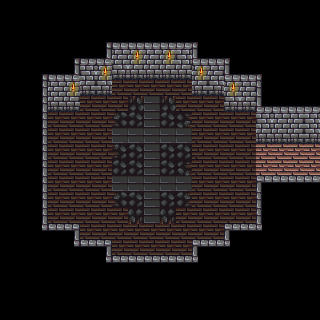

The image is a tile-based game level rendered from a .tmx file. Its description and source (layers, tilesets, objects; grid data summarised) follow:
An orthogonal 20x20 tile map with 16x16 px tiles, 10 tile layers (Ground, PhaseWalls, Walls, BottomWalls, ...), 2 tilesets.

<map version="1.10" tiledversion="1.11.2" orientation="orthogonal" renderorder="right-down" width="20" height="20" tilewidth="16" tileheight="16" infinite="0" nextlayerid="14" nextobjectid="1">
 <properties>
  <property name="unity:SortingLayer" value="Walls" />
  <property name="unity:SortingOrder" value="10" />
  <property name="unity:layer" value="IgnoreProjectile" />
 </properties>
 <tileset firstgid="1" source="../../Tilesets/SpriteSheetGeneral.tsx" />
 <tileset firstgid="109" source="../../Tilesets/NewWalls.tsx" />
 <layer id="1" name="Ground" width="20" height="20">
  <properties>
   <property name="unity:SortingLayer" value="Ground" />
  </properties>
  <data>[400 cells, 127 non-empty, 1 distinct tile ids]</data>
 </layer>
 <layer id="11" name="PhaseWalls" width="20" height="20">
  <properties>
   <property name="unity:SortingLayer" value="Walls" />
   <property name="unity:layer" value="IgnoreProjectile" />
  </properties>
  <data>[400 cells, 17 non-empty, 1 distinct tile ids]</data>
 </layer>
 <layer id="2" name="Walls" width="20" height="20">
  <properties>
   <property name="unity:SortingLayer" value="Walls" />
   <property name="unity:layer" value="Wall" />
  </properties>
  <data>[400 cells, 152 non-empty, 16 distinct tile ids]</data>
 </layer>
 <layer id="3" name="BottomWalls" width="20" height="20">
  <properties>
   <property name="unity:SortingLayer" value="Entities" />
   <property name="unity:SortingOrder" type="int" value="100" />
   <property name="unity:layer" value="IgnorePlayer" />
  </properties>
  <data>[400 cells, 17 non-empty, 3 distinct tile ids]</data>
 </layer>
 <layer id="4" name="WestExit" width="20" height="20">
  <properties>
   <property name="unity:SortingLayer" value="Entities" />
   <property name="unity:SortingOrder" type="int" value="101" />
   <property name="unity:layer" value="Wall" />
  </properties>
  <data>[400 cells, 0 non-empty, 0 distinct tile ids]</data>
 </layer>
 <layer id="5" name="EastExit" width="20" height="20">
  <properties>
   <property name="unity:SortingLayer" value="Entities" />
   <property name="unity:SortingOrder" type="int" value="101" />
   <property name="unity:layer" value="Wall" />
  </properties>
  <data>[400 cells, 0 non-empty, 0 distinct tile ids]</data>
 </layer>
 <layer id="6" name="SouthExit" width="20" height="20">
  <properties>
   <property name="unity:SortingLayer" value="Entities" />
   <property name="unity:SortingOrder" type="int" value="100" />
   <property name="unity:layer" value="Wall" />
  </properties>
  <data>[400 cells, 0 non-empty, 0 distinct tile ids]</data>
 </layer>
 <layer id="7" name="NorthExit" width="20" height="20">
  <properties>
   <property name="unity:SortingLayer" value="Walls" />
   <property name="unity:SortingOrder" type="int" value="10" />
   <property name="unity:layer" value="Wall" />
  </properties>
  <data>[400 cells, 0 non-empty, 0 distinct tile ids]</data>
 </layer>
 <layer id="12" name="NorthPhaseWall" width="20" height="20">
  <properties>
   <property name="unity:SortingLayer" value="Walls" />
   <property name="unity:SortingOrder" value="10" />
   <property name="unity:layer" value="IgnoreProjectile" />
  </properties>
  <data>[400 cells, 0 non-empty, 0 distinct tile ids]</data>
 </layer>
 <layer id="8" name="EntryCollider" width="20" height="20" opacity="0.5">
  <properties>
   <property name="unity:IsTrigger" type="bool" value="true" />
   <property name="unity:ignore" value="Visual" />
   <property name="unity:layer" value="ZoneCollider" />
  </properties>
  <data>[400 cells, 119 non-empty, 1 distinct tile ids]</data>
 </layer>
 <objectgroup id="9" name="Doors" />
</map>
